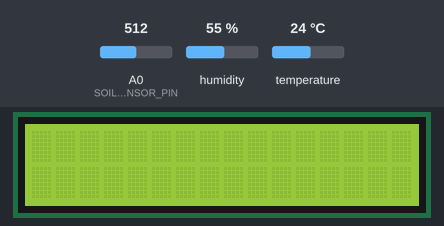
The sketch below on a simulated ESP8266 (NodeMCU). Parts: 16×2 character LCD. The test bench sets the inputs (shaded band); at power-on: humidity 55 %, A0 (SOIL_SENSOR_PIN) = 512, temperature 24 °C. WiFi joins after 1.5 s; servers stay silent unless stated; what the sketch prints to the serial monitor is not drawn.

Above: at 2.7 s.
2.8 s: humidity set to 22 %
At 5.7 s:
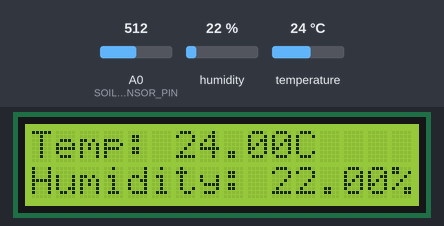
At 11.4 s:
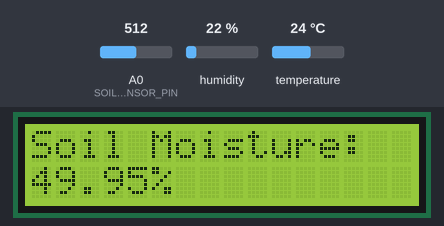
Timing chart, 0 to 11.8 s (numbered marks = the images above; inputs shaded):
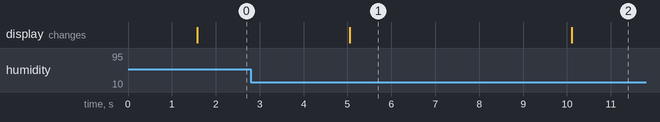

Measured:
- what the display in image 1 shows lasts 5.0 s, from 5.1 s to 10.1 s

The sketch:

praktikum_minggu5.ino
```cpp
#include "DHT.h"
#define DHTPIN D5
#define DHTTYPE DHT11

#include <Arduino.h>
#if defined(ESP32)
  #include <WiFi.h>
#elif defined(ESP8266)
  #include <ESP8266WiFi.h>
#endif
#include <Firebase_ESP_Client.h>

// Include Firebase token helper
#include "addons/TokenHelper.h"
#include "addons/RTDBHelper.h"

DHT dht(DHTPIN, DHTTYPE);

// Insert your network credentials
#define WIFI_SSID "Redmi Note 9 Pro"
#define WIFI_PASSWORD "hanyafadli"

// Insert Firebase project API Key
#define API_KEY "AIzaSyDcvrIWJPPO6RSUzCPDb-J7O2D5tv-SWM8"

// Insert RTDB URL
#define DATABASE_URL "https://arduinoproject-5cb02-default-rtdb.asia-southeast1.firebasedatabase.app/"

// Define Firebase Data object
FirebaseData fbdo;

FirebaseAuth auth;
FirebaseConfig config;

bool signupOK = false;

// Inisialisasi LCD dan sensor kelembapan tanah
#include <Wire.h>
#include <LiquidCrystal_I2C.h>
#include <DHTesp.h>

LiquidCrystal_I2C lcd(0x27, 16, 2);
DHTesp dht22;

#define SOIL_SENSOR_PIN A0  // Pin untuk sensor kelembapan tanah
unsigned long previousMillis = 0;
const long interval = 5000;

bool showTemperature = true;

void setup(){
  pinMode(DHTPIN, INPUT);
  dht.begin();
  Serial.begin(115200);
  WiFi.begin(WIFI_SSID, WIFI_PASSWORD);
  Serial.print("Connecting to Wi-Fi");
  while (WiFi.status() != WL_CONNECTED){
    Serial.print(".");
    delay(300);
  }
  Serial.println();
  Serial.print("Connected with IP: ");
  Serial.println(WiFi.localIP());
  Serial.println();

  // Konfigurasi Firebase
  config.api_key = API_KEY;
  config.database_url = DATABASE_URL;

  if (Firebase.signUp(&config, &auth, "", "")){
    Serial.println("Firebase SignUp OK");
    signupOK = true;
  }
  else{
    Serial.printf("Firebase SignUp Failed: %s\n", config.signer.signupError.message.c_str());
  }

  config.token_status_callback = tokenStatusCallback; // see addons/TokenHelper.h

  Firebase.begin(&config, &auth);
  Firebase.reconnectWiFi(true);

  // Inisialisasi LCD
  Wire.begin(D2, D1);
  lcd.init();
  lcd.backlight();

  // Inisialisasi DHT22
  dht22.setup(D0, DHTesp::DHT22);
}

void loop() {
  unsigned long currentMillis = millis();

  float temperature = dht22.getTemperature();
  float humidity = dht22.getHumidity();
  float soilMoisture = (100.00 - ((analogRead(SOIL_SENSOR_PIN) / 1023.00) * 100.00));

  if (isnan(temperature) || isnan(humidity)) {
    Serial.println(F("Failed to read from DHT sensor!"));
    lcd.clear();
    lcd.setCursor(0, 0);
    lcd.print("Sensor Error!");
    return;
  }

  if (currentMillis - previousMillis >= interval) {
    previousMillis = currentMillis;

    if (showTemperature) {
      lcd.clear();
      lcd.setCursor(0, 0);
      lcd.print("Temp: ");
      lcd.print(temperature);
      lcd.print("C");

      lcd.setCursor(0, 1);
      lcd.print("Humidity: ");
      lcd.print(humidity);
      lcd.print("%");

      showTemperature = false;
    } else {
      lcd.clear();
      lcd.setCursor(0, 0);
      lcd.print("Soil Moisture: ");
      lcd.setCursor(0, 1);
      lcd.print(soilMoisture);
      lcd.print("%");

      showTemperature = true;
    }
  }

  // Mengirim data ke Firebase
  if (Firebase.ready() && signupOK) {
    String path = "/sensorData";

    FirebaseJson json;
    json.set("temperature", temperature);
    json.set("humidity", humidity);
    json.set("soilMoisture", soilMoisture);

    if (Firebase.RTDB.setJSON(&fbdo, path.c_str(), &json)) {
      Serial.println("Data sent to Firebase successfully");
    } else {
      Serial.printf("Failed to send data: %s\n", fbdo.errorReason().c_str());
    }
  }

  Serial.print(F("Humidity: "));
  Serial.print(humidity);
  Serial.print(F("% Temperature: "));
  Serial.print(temperature);
  Serial.println(F("°C"));

  Serial.print(F("Soil Moisture(in Percentage) = "));
  Serial.print(soilMoisture);
  Serial.println(F("%"));

  delay(100);
}
```
